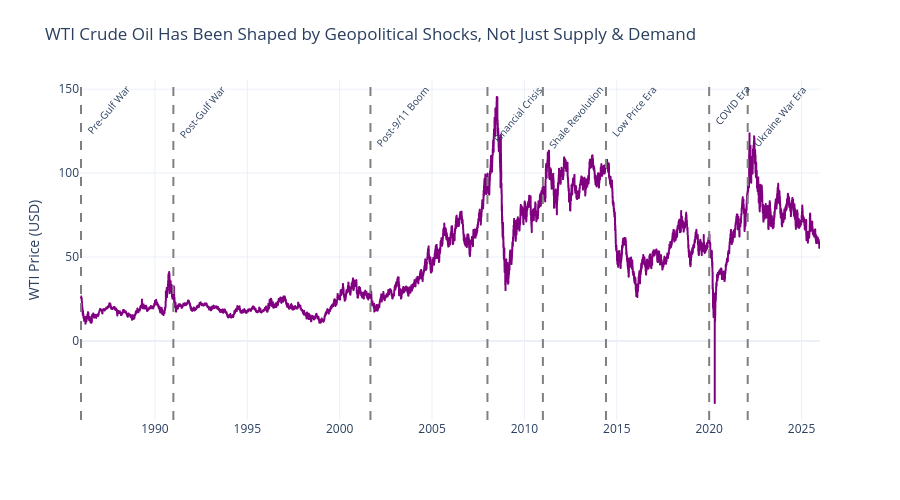

This figure's notebook cell:
### Markdown cell above
## Exploratory Data Analysis

This section explores the dataset through eight charts covering WTI price history, cross-commodity performance, GPR signals, MENA conflict data, feature correlations, return distributions by era, and the relationship between VIX and oil prices. The goal is to understand the data before modelling.

### Code cell
fig = px.line(
    df,
    x='observation_date',
    y='wti_price',
    title='WTI Crude Oil Has Been Shaped by Geopolitical Shocks, Not Just Supply & Demand',
    labels={'observation_date': '', 'wti_price': 'WTI Price (USD)'},
    template='plotly_white',
    color_discrete_sequence=['purple']
)

fig.add_vline(x=pd.Timestamp('1986-01-01').timestamp() * 1000, line_dash='dash', line_color='grey', annotation_text='Pre-Gulf War', annotation_textangle=-50, annotation_font_size=10)
fig.add_vline(x=pd.Timestamp('1991-01-01').timestamp() * 1000, line_dash='dash', line_color='grey', annotation_text='Post-Gulf War', annotation_textangle=-50, annotation_font_size=10)
fig.add_vline(x=pd.Timestamp('2001-09-01').timestamp() * 1000, line_dash='dash', line_color='grey', annotation_text='Post-9/11 Boom', annotation_textangle=-50, annotation_font_size=10)
fig.add_vline(x=pd.Timestamp('2008-01-01').timestamp() * 1000, line_dash='dash', line_color='grey', annotation_text='Financial Crisis', annotation_textangle=-50, annotation_font_size=10)
fig.add_vline(x=pd.Timestamp('2011-01-01').timestamp() * 1000, line_dash='dash', line_color='grey', annotation_text='Shale Revolution', annotation_textangle=-50, annotation_font_size=10)
fig.add_vline(x=pd.Timestamp('2014-06-01').timestamp() * 1000, line_dash='dash', line_color='grey', annotation_text='Low Price Era', annotation_textangle=-50, annotation_font_size=10)
fig.add_vline(x=pd.Timestamp('2020-01-01').timestamp() * 1000, line_dash='dash', line_color='grey', annotation_text='COVID Era', annotation_textangle=-50, annotation_font_size=10)
fig.add_vline(x=pd.Timestamp('2022-02-01').timestamp() * 1000, line_dash='dash', line_color='grey', annotation_text='Ukraine War Era', annotation_textangle=-50, annotation_font_size=10)

fig.update_layout(height=500, margin=dict(t=80))
fig.show()

fig.write_image("../images/01_wti_price_over_time.png")

### Figure 1 — Plotly figure (JSON) as saved in the notebook; plotly's stock layout.template omitted (floating-point values rounded to 4 significant figures; data arrays with more than 128 entries replaced by an {"elided": "..."} marker saying what was removed)
{"data": [{"hovertemplate": "=%{x}<br>WTI Price (USD)=%{y}<extra></extra>", "legendgroup": "", "line": {"color": "purple", "dash": "solid"}, "marker": {"symbol": "circle"}, "mode": "lines", "name": "", "showlegend": false, "type": "scattergl", "x": {"elided": "14609 str values"}, "xaxis": "x", "y": {"elided": "14609 float values"}, "yaxis": "y"}], "layout": {"annotations": [{"font": {"size": 10}, "showarrow": false, "text": "Pre-Gulf War", "textangle": -50, "x": 504921600000, "xanchor": "left", "xref": "x", "y": 1, "yanchor": "top", "yref": "y domain"}, {"font": {"size": 10}, "showarrow": false, "text": "Post-Gulf War", "textangle": -50, "x": 662688000000, "xanchor": "left", "xref": "x", "y": 1, "yanchor": "top", "yref": "y domain"}, {"font": {"size": 10}, "showarrow": false, "text": "Post-9/11 Boom", "textangle": -50, "x": 999302400000, "xanchor": "left", "xref": "x", "y": 1, "yanchor": "top", "yref": "y domain"}, {"font": {"size": 10}, "showarrow": false, "text": "Financial Crisis", "textangle": -50, "x": 1199145600000, "xanchor": "left", "xref": "x", "y": 1, "yanchor": "top", "yref": "y domain"}, {"font": {"size": 10}, "showarrow": false, "text": "Shale Revolution", "textangle": -50, "x": 1293840000000, "xanchor": "left", "xref": "x", "y": 1, "yanchor": "top", "yref": "y domain"}, {"font": {"size": 10}, "showarrow": false, "text": "Low Price Era", "textangle": -50, "x": 1401580800000, "xanchor": "left", "xref": "x", "y": 1, "yanchor": "top", "yref": "y domain"}, {"font": {"size": 10}, "showarrow": false, "text": "COVID Era", "textangle": -50, "x": 1577836800000, "xanchor": "left", "xref": "x", "y": 1, "yanchor": "top", "yref": "y domain"}, {"font": {"size": 10}, "showarrow": false, "text": "Ukraine War Era", "textangle": -50, "x": 1643673600000, "xanchor": "left", "xref": "x", "y": 1, "yanchor": "top", "yref": "y domain"}], "height": 500, "legend": {"tracegroupgap": 0}, "margin": {"t": 80}, "shapes": [{"line": {"color": "grey", "dash": "dash"}, "type": "line", "x0": 504921600000, "x1": 504921600000, "xref": "x", "y0": 0, "y1": 1, "yref": "y domain"}, {"line": {"color": "grey", "dash": "dash"}, "type": "line", "x0": 662688000000, "x1": 662688000000, "xref": "x", "y0": 0, "y1": 1, "yref": "y domain"}, {"line": {"color": "grey", "dash": "dash"}, "type": "line", "x0": 999302400000, "x1": 999302400000, "xref": "x", "y0": 0, "y1": 1, "yref": "y domain"}, {"line": {"color": "grey", "dash": "dash"}, "type": "line", "x0": 1199145600000, "x1": 1199145600000, "xref": "x", "y0": 0, "y1": 1, "yref": "y domain"}, {"line": {"color": "grey", "dash": "dash"}, "type": "line", "x0": 1293840000000, "x1": 1293840000000, "xref": "x", "y0": 0, "y1": 1, "yref": "y domain"}, {"line": {"color": "grey", "dash": "dash"}, "type": "line", "x0": 1401580800000, "x1": 1401580800000, "xref": "x", "y0": 0, "y1": 1, "yref": "y domain"}, {"line": {"color": "grey", "dash": "dash"}, "type": "line", "x0": 1577836800000, "x1": 1577836800000, "xref": "x", "y0": 0, "y1": 1, "yref": "y domain"}, {"line": {"color": "grey", "dash": "dash"}, "type": "line", "x0": 1643673600000, "x1": 1643673600000, "xref": "x", "y0": 0, "y1": 1, "yref": "y domain"}], "title": {"text": "WTI Crude Oil Has Been Shaped by Geopolitical Shocks, Not Just Supply & Demand"}, "xaxis": {"anchor": "y", "domain": [0, 1], "title": {"text": ""}}, "yaxis": {"anchor": "x", "domain": [0, 1], "title": {"text": "WTI Price (USD)"}}}}
